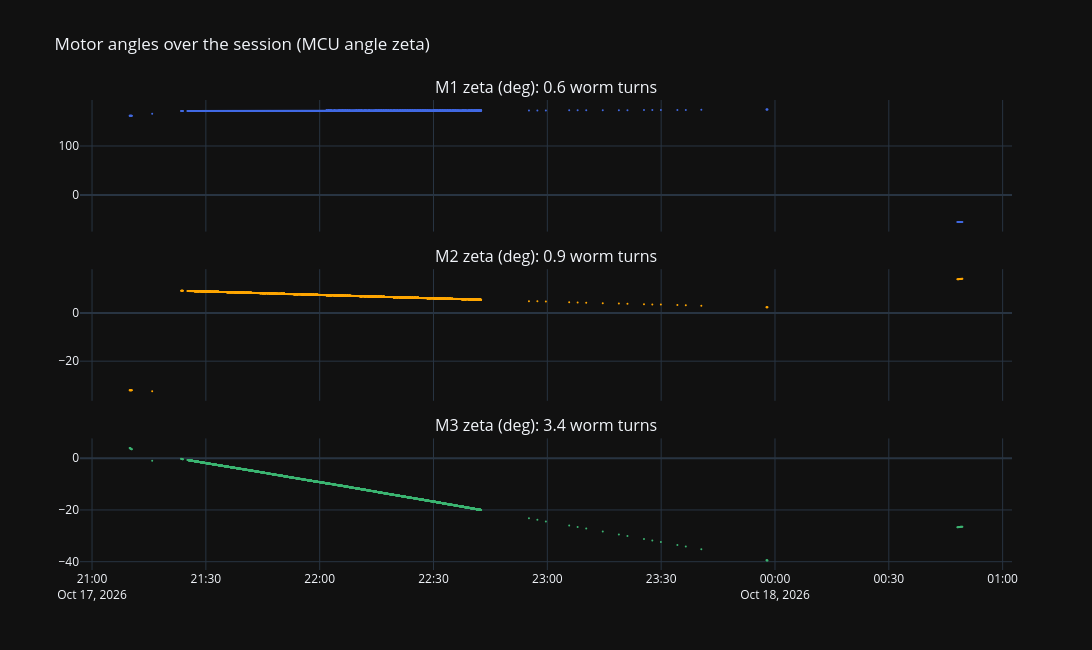

Notebook code for this chart:
### Code cell
# Where the motors moved: each motor's MCU angle zeta (theta_raw - zeta_offset, the worm feed-forward's angle), own
# scale per motor. Breaks as above (pauses, and jumps over 180 deg: an unwind remap); worm turns count only the motion
# within the unbroken stretches (not slews, gotos or remaps).
if all(f'theta_raw_{i}' in df.columns for i in (1, 2, 3)):
    mot = df.dropna(subset=['theta_raw_1', 'theta_raw_2', 'theta_raw_3']).reset_index(drop=True)
    ang = (worm_analysis.motor_angles(mot) if 'zeta_offset_1' in mot.columns
           else mot[['theta_raw_1', 'theta_raw_2', 'theta_raw_3']].to_numpy(float))
    tx, ang_b, brk = with_breaks(mot['timestamp'], ang)
    turns = np.abs(np.diff(ang, axis=0)[~brk]).sum(axis=0) / worm_analysis.WORM_THETA
    fig = make_subplots(rows=3, cols=1, shared_xaxes=True, vertical_spacing=0.08,
                        subplot_titles=[f'M{i + 1} zeta (deg): {turns[i]:.1f} worm turns' for i in range(3)])
    for i, c in enumerate(COLOURS):
        fig.add_trace(dotted(tx, ang_b[:, i], c, f'M{i + 1}'), row=i + 1, col=1)
    fig.update_layout(height=650, width=1200, template=TEMPLATE, title='Motor angles over the session (MCU angle zeta)')
    fig.show()
else:
    print("No theta_raw in this log -- motor angles skipped.")

### Figure 1 — Plotly figure (JSON) as saved in the notebook; plotly's stock layout.template omitted (floating-point values rounded to 4 significant figures; data arrays with more than 128 entries replaced by an {"elided": "..."} marker saying what was removed)
{"data": [{"line": {"color": "royalblue"}, "marker": {"color": "royalblue", "size": 2}, "mode": "lines+markers", "name": "M1", "showlegend": false, "type": "scatter", "x": {"elided": "4495 str values"}, "xaxis": "x", "y": {"elided": "4495 float values"}, "yaxis": "y"}, {"line": {"color": "orange"}, "marker": {"color": "orange", "size": 2}, "mode": "lines+markers", "name": "M2", "showlegend": false, "type": "scatter", "x": {"elided": "4495 str values"}, "xaxis": "x2", "y": {"elided": "4495 float values"}, "yaxis": "y2"}, {"line": {"color": "mediumseagreen"}, "marker": {"color": "mediumseagreen", "size": 2}, "mode": "lines+markers", "name": "M3", "showlegend": false, "type": "scatter", "x": {"elided": "4495 str values"}, "xaxis": "x3", "y": {"elided": "4495 float values"}, "yaxis": "y3"}], "layout": {"annotations": [{"font": {"size": 16}, "showarrow": false, "text": "M1 zeta (deg): 0.6 worm turns", "x": 0.5, "xanchor": "center", "xref": "paper", "y": 1, "yanchor": "bottom", "yref": "paper"}, {"font": {"size": 16}, "showarrow": false, "text": "M2 zeta (deg): 0.9 worm turns", "x": 0.5, "xanchor": "center", "xref": "paper", "y": 0.64, "yanchor": "bottom", "yref": "paper"}, {"font": {"size": 16}, "showarrow": false, "text": "M3 zeta (deg): 3.4 worm turns", "x": 0.5, "xanchor": "center", "xref": "paper", "y": 0.28, "yanchor": "bottom", "yref": "paper"}], "height": 650, "title": {"text": "Motor angles over the session (MCU angle zeta)"}, "width": 1200, "xaxis": {"anchor": "y", "domain": [0, 1], "matches": "x3", "showticklabels": false}, "xaxis2": {"anchor": "y2", "domain": [0, 1], "matches": "x3", "showticklabels": false}, "xaxis3": {"anchor": "y3", "domain": [0, 1]}, "yaxis": {"anchor": "x", "domain": [0.72, 1]}, "yaxis2": {"anchor": "x2", "domain": [0.36, 0.64]}, "yaxis3": {"anchor": "x3", "domain": [0, 0.28]}}}
